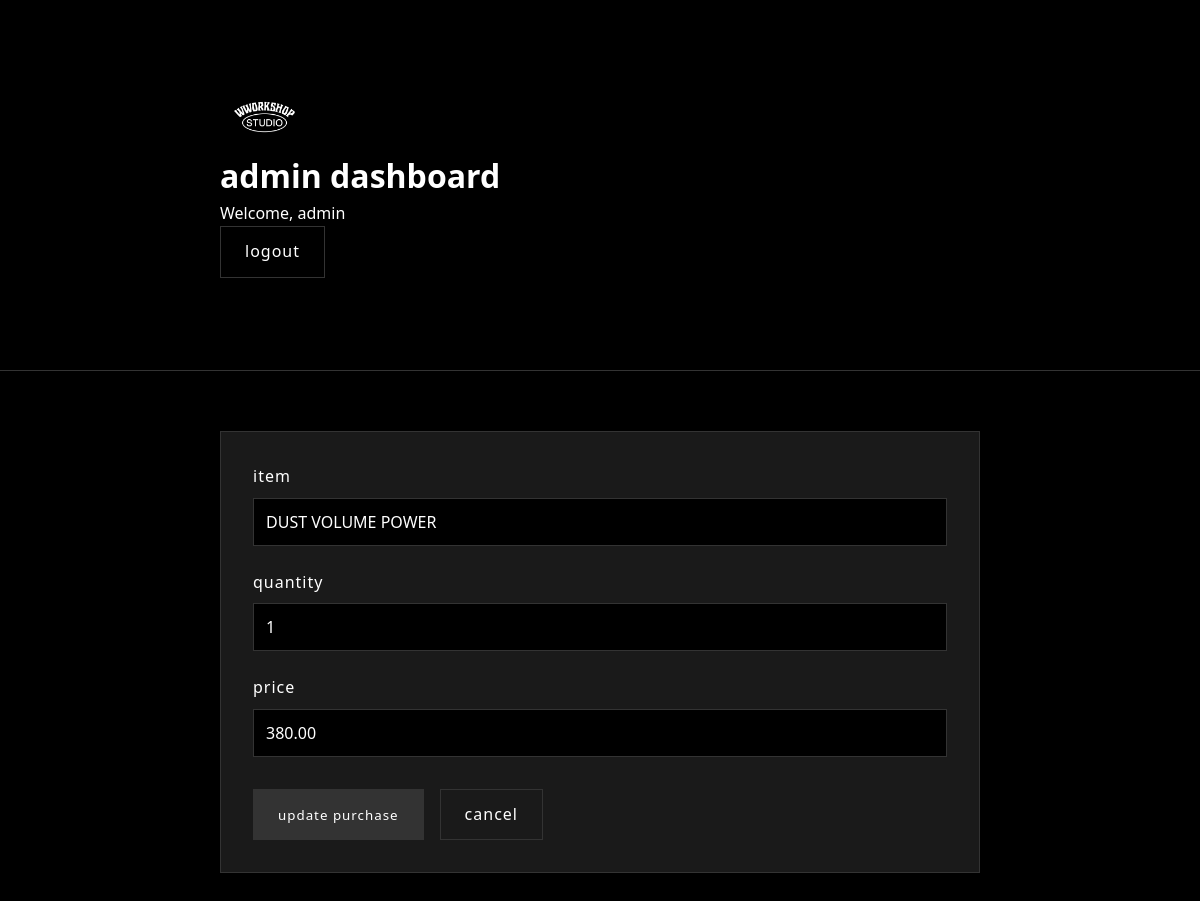
The page /edit_purchase.php?id=38 (signed in) on the database its author committed.
### tables this page shows
CREATE TABLE `purchases` (
  `id` int(11) NOT NULL,
  `order_id` int(11) DEFAULT NULL,
  `user_id` int(11) DEFAULT NULL COMMENT 'specific user who purchased',
  `product_id` int(11) DEFAULT NULL COMMENT 'fk to products each item has a unique id',
  `price` decimal(10,2) DEFAULT NULL,
  `item` varchar(255) DEFAULT NULL,
  `quantity` int(11) DEFAULT NULL
);

### edit_purchase.php (the view, shortened to what this page needs)
<?php
$host = "localhost";
$username = "root";
$password = "";
$dbname = "wworkshopdb";
$conn = new mysqli($host, $username, $password, $dbname);
$id = intval($_GET['id']);
$result = $conn->query("SELECT * FROM purchases WHERE id = $id");
$row = $result->fetch_assoc();
?>
<!DOCTYPE html>
<html lang="en">
<head>
</head>
<body>
    <div class="header">
        <div class="container">
            <div class="logo-container">
                <img src="./assets/logos/logo2 white.png" alt="Workshop Studio Logo">
            </div>
            <h1>admin dashboard</h1>
            <p>Welcome, <?php echo htmlspecialchars($_SESSION['admin_username']); ?></p>
            <p><a href="admin_logout.php" class="btn">logout</a></p>
        </div>
    </div>
    <div class="container">
        <div class="crud-section">
            <form method="POST">
                <div class="form-group">
                    <label for="item">item</label>
                    <input type="text" id="item" name="item" value="<?php echo htmlspecialchars($row['item']); ?>" required>
                </div>
                <div class="form-group">
                    <label for="quantity">quantity</label>
                    <input type="number" id="quantity" name="quantity" value="<?php echo $row['quantity']; ?>" required>
                </div>
                <div class="form-group">
                    <label for="price">price</label>
                    <input type="number" step="0.01" id="price" name="price" value="<?php echo $row['price']; ?>" required>
                </div>
                <div class="button-group">
                    <button type="submit" name="update_purchase" class="btn btn-primary">update purchase</button>
                    <a href="admin_dashboard.php" class="btn btn-secondary">cancel</a>
                </div>
            </form>
        </div>
    </div>
</body>
</html>

### edit_purchase.php (style rules this page uses)
:root { --primary-color: #000000; --secondary-color: #1a1a1a; --accent-color: #333333; --text-color: #ffffff; --light-gray: #2a2a2a; --border-color: #333333; --success-color: #4a4a4a; --danger-color: #8B0000; --border-radius: 0px; --box-shadow: 0 4px 6px rgba(0,0,0,0.3); }
* { margin: 0; padding: 0; box-sizing: border-box; font-family: system-ui, -apple-system, sans-serif; }
body { background-color: var(--primary-color); color: var(--text-color); line-height: 1.6; }
.container { max-width: 800px; margin: 40px auto; padding: 20px; }
.header { background-color: var(--primary-color); border-bottom: 1px solid var(--border-color); padding: 2rem; margin-bottom: 2rem; }
.crud-section { background-color: var(--secondary-color); padding: 2rem; margin-bottom: 2rem; border: 1px solid var(--border-color); }
.form-group { margin-bottom: 1.5rem; }
.form-group label { display: block; margin-bottom: 0.5rem; font-weight: 400; color: var(--text-color); text-transform: lowercase; letter-spacing: 1px; }
.form-group input { width: 100%; padding: 12px; background-color: var(--primary-color); border: 1px solid var(--border-color); color: var(--text-color); font-size: 1rem; transition: border-color 0.3s ease; }
.logo-container img { max-height: 50px; }
.btn { padding: 12px 24px; border: 1px solid var(--border-color); background-color: transparent; color: var(--text-color); cursor: pointer; font-weight: 400; text-transform: lowercase; letter-spacing: 1px; transition: all 0.3s ease; text-decoration: none; display: inline-block; }
.button-group { display: flex; gap: 1rem; margin-top: 2rem; }
.btn-primary { background-color: var(--accent-color); }
.btn-secondary { background-color: var(--secondary-color); }

### rows shown on the page
purchases: item "DUST VOLUME POWER", quantity "1", price "380.00"

### other values the page prints
$_SESSION['admin_username'] "admin"
